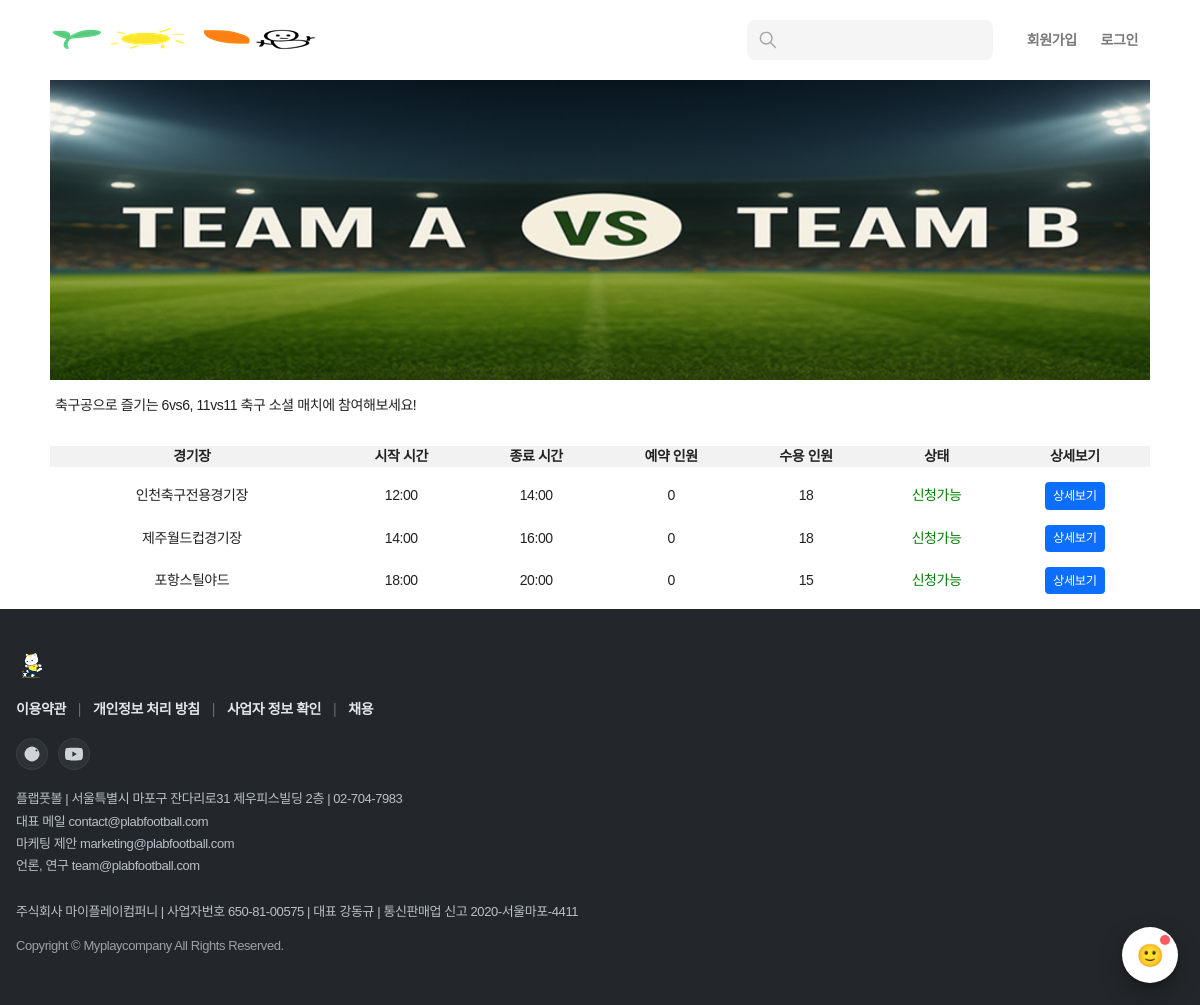
The app's page /stadium/ with its own data.
### setting/models.py (models this page shows)
class Stadium(db.Model):
    __tablename__ = "stadium"
    stadium_id = db.Column(db.Integer, primary_key=True)
    name = db.Column(db.String(200), nullable=False)
    location = db.Column(db.String(200), nullable=False)
    photo = db.Column(db.String(300))
    headcount = db.Column(db.Integer, nullable=False)
    entry_fee = db.Column(db.Integer, nullable=False)
    stadium_match = db.relationship("StadiumMatch", back_populates="stadium")

### setting/views/stadium.py (the view)
@bp.route("/", methods=["GET"])
def get_matches():
    date_str = request.args.get("date")
    if date_str:
        start_day = datetime.strptime(date_str, "%Y-%m-%d")
    else:
        start_day = datetime.today()
    start_day = start_day.replace(hour=0, minute=0, second=0, microsecond=0)
    end_day = start_day + timedelta(days=1)
    stadium_matches = (
        StadiumMatch.query
        .join(MatchTime)
        .filter(MatchTime.start_time >= start_day, MatchTime.start_time < end_day)
        .order_by(MatchTime.start_time)
        .all()
    )
    result = []
    for sm in stadium_matches:
        reserved = len(sm.user_matches)
        capacity = sm.stadium.headcount
        status = "신청가능"
        if reserved >= capacity / 3 * 2 and reserved < capacity:
            status = "마감임박"
        elif reserved == capacity:
            status = "신청마감"
        if g.user:
            if any(um.user_id == g.user.user_id for um in sm.user_matches):
                status = "신청완료"
        result.append({
            "id": sm.id,
            "stadium_name": sm.stadium.name,
            "start_time": sm.matchtime.start_time.strftime("%H:%M"),
            "end_time": sm.matchtime.end_time.strftime("%H:%M"),
            "reserved": reserved,
            "capacity": capacity,
            "status": status
        })
    return render_template("stadium/stadium_list.html", matches=result)

### setting/views/auth.py (called while the page is built)
@bp.before_app_request
def load_logged_in_user():
    user_id = session.get('user_id')
    if user_id is None:
        g.user = None
    else:
        g.user = User.query.get(int(user_id))

### setting/templates/stadium/stadium_list.html
{% extends 'base.html' %}
{% block content %}
<div style="max-width: 1100px; margin: 0 auto">
<img src="/static/img/stadium_banner.png" alt="stadiumbanner" style="max-width: 1100px; width:100%">
<p style="text-align: left; margin: 15px 5px;">축구공으로 즐기는 6vs6, 11vs11 축구 소셜 매치에 참여해보세요!</p>
<table style="border-collapse: separate; width: 100%; margin: auto; text-align: center; border-spacing: 0 15px">
  <thead style="background-color: #f2f2f2;">
    <tr >
      <th>경기장</th>
      <th>시작 시간</th>
      <th>종료 시간</th>
      <th>예약 인원</th>
      <th>수용 인원</th>
      <th>상태</th>
      <th>상세보기</th>
    </tr>
  </thead>
  <tbody>
    {% for match in matches %}
        <tr>
            <td>{{ match.stadium_name }}</td>
            <td>{{ match.start_time }}</td>
            <td>{{ match.end_time }}</td>
            <td>{{ match.reserved }}</td>
            <td>{{ match.capacity }}</td>
            <td style="color: {{ 'red' if match.status == '마감임박' else 'green' }}">{{ match.status }}</td>
            <td>
                <a href="{{ url_for('stadium.match_detail', match_id=match.id) }}"
                   class="btn btn-sm btn-primary">상세보기</a>
            </td>
        </tr>
    {% endfor %}
  </tbody>
</table>
</div>
{% endblock %}a

### setting/templates/base.html (shortened to what this page needs)
<!doctype html>
<html lang="ko">
<head>
    <link rel="stylesheet" href="https://cdn.jsdelivr.net/npm/bootstrap@5.3.6/dist/css/bootstrap.min.css">
    <link rel="stylesheet" href="https://cdn.jsdelivr.net/npm/flatpickr/dist/flatpickr.min.css">
    <link rel="stylesheet" href="https://cdn.jsdelivr.net/npm/swiper@11/swiper-bundle.min.css"/>
    <link rel="stylesheet" href="{{ url_for('static', filename='style.css') }}">
    <link rel="stylesheet" href="{{ url_for('static', filename='mypage.css') }}">
    <link rel="stylesheet" href="{{ url_for('static', filename='header.css') }}">
    <link rel="stylesheet" href="{{ url_for('static', filename='footer.css') }}">
    <link rel="stylesheet" href="{{ url_for('static', filename='money.css') }}">
    <link rel="stylesheet" href="{{ url_for('static', filename='login.css') }}">
    <link rel="stylesheet" href="{{ url_for('static', filename='order.css') }}">
</head>
<body>
    {% include 'header.html' %}
    <main>
    {% block content %}
    {% endblock %}
    </main>
    {% include 'footer.html' %}
</body>
</html>

### setting/templates/header.html (shortened to what this page needs)
<header style="background-color:#ffffff">
    <div class="header-magin">
        <div class="header-div1">
            <a href="{{ url_for("main.index") }}">
                <img  src="/static/img/logo3.png" alt="logo" >
            </a>
            <div id="h-d1-sid">
                {%if g.user %}
                <form id="h-d1-id">
                <a href="{{ url_for('matches.my_match_list',user_id=g.user.user_id) }}" class="nav-link">
                    <img class="me-3" src="https://d31wz4d3hgve8q.cloudfront.net/static/img/ic_mymatch.svg" alt="캘린더">
                </a>
                    <a class="nav-link me-3" href="{{ url_for("mypage.my_page",user_id=g.user.user_id) }}">
                        <img  src="https://d31wz4d3hgve8q.cloudfront.net/static/img/ic_my.svg" alt="마이페이지">
                        {{g.user.nickname}}
                    </a>
                </form>
                {%else%}
                <form id="h-d1-id">
                    <a class="h-d1-s-id1" href="{{ url_for("auth.signup") }}">회원가입</a>
                    <a class="h-d1-s-id2" href="{{ url_for("auth.login") }}">로그인</a>
                </form>
                {%endif%}
                <form id="h-d1-s">
                    <label id="h-d1-s-s" class="me-3">
                        <svg width="1em" height="1em" viewBox="0 0 20 20" fill="currentColor"
                             xmlns="http://www.w3.org/2000/svg" class="search_button">
                            <path fill-rule="evenodd"
                                  d="M13.28 8.18a5.1 5.1 0 11-10.2 0 5.1 5.1 0 0110.2 0zm-1.031 5.069a6.5 6.5 0 11.991-.989l4.695 4.695a.7.7 0 11-.99.99l-4.696-4.696z"></path>
                        </svg>
                        <input type="text" class="search" maxlength="64" tabindex="-1" value="" style="opacity: 1;">
                    </label>
                </form>
            </div>
        </div>
    </div>
</header>

### setting/templates/footer.html (shortened to what this page needs)
<footer class="footer-main">
    <div class="foot-div">
        <div class="footer-content">
            <div class="foot-d1-d1">
                <img src="/static/img/logo.png" alt="plab" class="foot-logo">
            </div>
            <nav class="foot-d1-d2">
                <a href="#">이용약관</a>
                <span class="sep">|</span>
                <a href="#">개인정보 처리 방침</a>
                <span class="sep">|</span>
                <a href="#">사업자 정보 확인</a>
                <span class="sep">|</span>
                <a href="#">채용</a>
            </nav>
            <div class="foot-d1-d3">
                <ul class="foot-icon">
                    <li>
                        <a href="#" class="foot-icon-btn" aria-label="Instagram">
                            <svg viewBox="0 0 24 24" width="18" height="18" aria-hidden="true">
                                <path
                                        d="M12 7a5 5 0 100 10 5 5 0 000-10zm0-5C7.03 2 2 7.03 2 12s5.03 10 10 10 10-5.03 10-10S16.97 2 12 2zm6 4a1.25 1.25 0 110 2.5A1.25 1.25 0 0118 6z"/>
                            </svg>
                        </a>
                    </li>
                    <li>
                        <a href="#" class="foot-icon-btn" aria-label="YouTube">
                        </a>
                    </li>
                </ul>
            </div>
            <div class="foot-d1-d4">
                <p>플랩풋볼 | 서울특별시 마포구 잔다리로31 제우피스빌딩 2층 | 02-704-7983</p>
                <p>대표 메일 contact@plabfootball.com</p>
                <p>마케팅 제안 marketing@plabfootball.com</p>
                <p>언론, 연구 team@plabfootball.com</p>
            </div>
            <div class="foot-d1-d5">
                <p>주식회사 마이플레이컴퍼니 | 사업자번호 650-81-00575 | 대표 강동규 | 통신판매업 신고 2020-서울마포-4411</p>
                <p class="copy">Copyright © Myplaycompany All Rights Reserved.</p>
            </div>
        </div>
        <button class="chat-fab" aria-label="help">
            <span class="chat-dot"></span>
            <span class="chat-face">🙂</span>
        </button>
    </div>
</footer>

### setting/static/style.css (style rules this page uses)
* { margin: 0;padding: 0;box-sizing: border-box; }
ul, ol,li { list-style-type: none; }
li { line-height: initial; }
a { text-decoration: none;color: #333;font-weight: bold; cursor: pointer;background: transparent; }
div { display: block }
html { line-height: normal;margin: 0;padding: 0;color: #141414;font-family:Pretendard Variable;font-weight: 400;letter-spacing: -0.03em;font-size: 14px; }
input { appearance: none;background: none;box-shadow: none;border: 0;border-radius: 0;margin: 0;padding: 0; }
button { cursor: pointer;user-select: none;color: inherit;letter-spacing: inherit;font-family: inherit;appearance: none;background: none;box-shadow: none;border: 0;border-radius: 0;margin: 0; padding: 0; }
body { min-height: 100vh;display: flex;flex-direction: column;margin: 0; }
main { flex: 1 }

### setting/static/mypage.css (style rules this page uses)
* { box-sizing: border-box; margin: 0; padding: 0; }
body { font-family: Pretendard, sans-serif; background: #fff; color: #222; line-height: 1.5; }

### setting/static/header.css (style rules this page uses)
.header-magin { max-width: 1100px;margin: 0 auto; }
.header-div1 { display: flex;justify-content:space-between;align-items:center;padding: 10px 0px 10px 0px;box-sizing: border-box; flex-wrap: wrap; }
#h-d1-sid { display: flex;flex-direction: row-reverse; align-items:center; justify-content:flex-end ;flex-wrap: wrap; }
#h-d1-s { width: 260px;margin-right: 8px;display: flex;align-items: flex-start; }
#h-d1-s-s { background: #f5f5f5;border: 1px solid rgba(0,0,0,0.005);border-radius: 8px;display: flex;align-items: center;padding: 10px;height: 40px;width: 100%; }
.search { flex: 1;width: 0;height: 100%;font-size: 15px;line-height: 18px;color: #141414 }
.search_button { color: #a5a5a5;font-size: 20px;margin-right: 12px;opacity: 1; }
#h-d1-id { display: flex;align-items: center; justify-content:space-around; }
.h-d1-s-id2, .h-d1-s-id1 { color: #787878; font-weight: 600;line-height: 18px;font-size: 14px;padding: 11px 12px; }

### setting/static/footer.css (style rules this page uses)
.footer-main { background: #23272b; color: #cfd3d8; }
.foot-div { max-width: 1200px; margin: 0 auto; padding: 40px 16px 48px; }
.footer-content { display: grid; grid-template-columns: 1fr; gap: 18px; }
.foot-logo { height: 32px; width: auto; filter: brightness(1.2); }
.foot-d1-d2 { display: flex; flex-wrap: wrap; align-items: center; gap: 8px; font-size: 14px; }
.foot-d1-d2 a { color: #e2e6ea; text-decoration: none; }
.foot-d1-d2 .sep { opacity: .4; margin: 0 4px; }
.foot-icon { display: flex; gap: 10px; padding: 0; margin: 0; list-style: none; }
.foot-icon-btn { display: inline-flex; align-items: center; justify-content: center; width: 32px; height: 32px; border-radius: 50%; background: #2d3237; box-shadow: inset 0 0 0 1px rgba(255,255,255,.06); transition: transform .15s ease, background .15s ease; }
.foot-icon-btn svg { fill: #cfd3d8; }
.foot-d1-d4 p, .foot-d1-d5 p { font-size: 13px; line-height: 1.7; color: #b9c0c6; margin: 0; }
.foot-d1-d5 { margin-top: 6px; }
.foot-d1-d5 .copy { margin-top: 12px; opacity: .8; }
@media (min-width: 900px) { .footer-content { grid-template-columns: 1fr auto; grid-template-areas: "logo logo" "links links" "sns sns" "info info" "biz biz"; } }
@media (min-width: 900px) { .foot-d1-d1 { grid-area: logo; } }
@media (min-width: 900px) { .foot-d1-d2 { grid-area: links; justify-content: flex-start; } }
@media (min-width: 900px) { .foot-d1-d3 { grid-area: sns; } }
@media (min-width: 900px) { .foot-d1-d4 { grid-area: info; } }
@media (min-width: 900px) { .foot-d1-d5 { grid-area: biz; } }
.chat-fab { position: fixed; right: 22px; bottom: 22px; width: 56px; height: 56px; border: 0; border-radius: 50%; background: #fff; box-shadow: 0 10px 24px rgba(0,0,0,.28), 0 2px 6px rgba(0,0,0,.2); cursor: pointer; }
.chat-face { font-size: 22px; }
.chat-dot { position: absolute; top: 8px; right: 8px; width: 10px; height: 10px; background: #ff5a5f; border-radius: 50%; box-shadow: 0 0 0 0 rgba(255,90,95,.6); animation: ping 1.6s infinite; }
#h-d1-s { position: relative; }

### records on screen
Stadium: stadium_name "인천축구전용경기장", start_time "12:00", end_time "14:00", reserved "0", capacity "18", status "신청가능"
Stadium: stadium_name "제주월드컵경기장", start_time "14:00", end_time "16:00", reserved "0", capacity "18", status "신청가능"
Stadium: stadium_name "포항스틸야드", start_time "18:00", end_time "20:00", reserved "0", capacity "15", status "신청가능"
